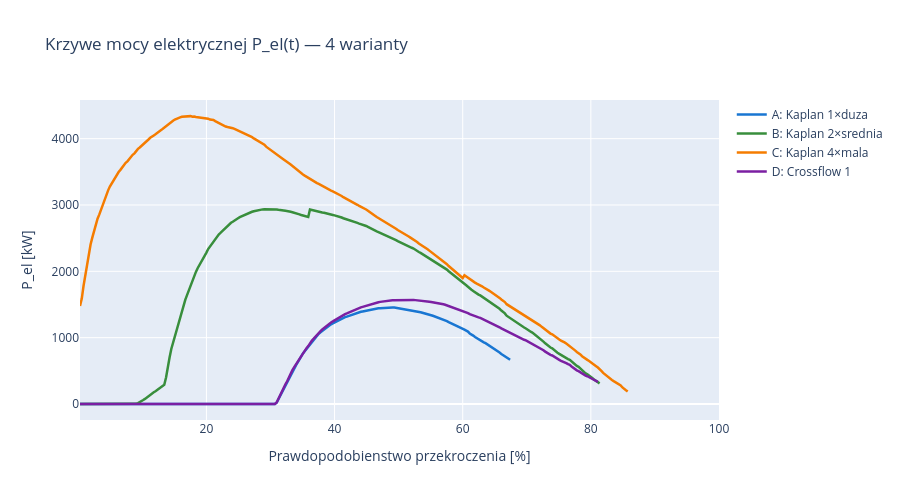

The notebook cell this image was saved under:
### Markdown cell above
## Krok 5: Naklozenie krzywych mocy

### Code cell
fig = go.Figure()
for label, color in zip(df_compare['Wariant'], colors):
    r = results_dfs[label]
    p = np.where(r['n_active'] > 0, r['P_el_kW'], np.nan)
    fig.add_trace(go.Scatter(x=r['pct'], y=p, mode='lines',
        name=label, line=dict(color=color, width=2.5), connectgaps=False))
fig.update_layout(
    title='Krzywe mocy elektrycznej P_el(t) — 4 warianty',
    xaxis_title='Prawdopodobienstwo przekroczenia [%]',
    yaxis_title='P_el [kW]',
    height=500, hovermode='x unified',
)
fig.show()

### Figure 1 — Plotly figure (JSON) as saved in the notebook; plotly's stock layout.template omitted (floating-point values rounded to 4 significant figures; data arrays with more than 128 entries replaced by an {"elided": "..."} marker saying what was removed)
{"data": [{"connectgaps": false, "line": {"color": "#1976D2", "width": 2.5}, "mode": "lines", "name": "A: Kaplan 1×duza", "type": "scatter", "x": {"elided": "365 float values"}, "y": {"elided": "365 float values"}}, {"connectgaps": false, "line": {"color": "#388E3C", "width": 2.5}, "mode": "lines", "name": "B: Kaplan 2×srednia", "type": "scatter", "x": {"elided": "365 float values"}, "y": {"elided": "365 float values"}}, {"connectgaps": false, "line": {"color": "#F57C00", "width": 2.5}, "mode": "lines", "name": "C: Kaplan 4×mala", "type": "scatter", "x": {"elided": "365 float values"}, "y": {"elided": "365 float values"}}, {"connectgaps": false, "line": {"color": "#7B1FA2", "width": 2.5}, "mode": "lines", "name": "D: Crossflow 1", "type": "scatter", "x": {"elided": "365 float values"}, "y": {"elided": "365 float values"}}], "layout": {"height": 500, "hovermode": "x unified", "title": {"text": "Krzywe mocy elektrycznej P_el(t) — 4 warianty"}, "xaxis": {"title": {"text": "Prawdopodobienstwo przekroczenia [%]"}}, "yaxis": {"title": {"text": "P_el [kW]"}}}}
